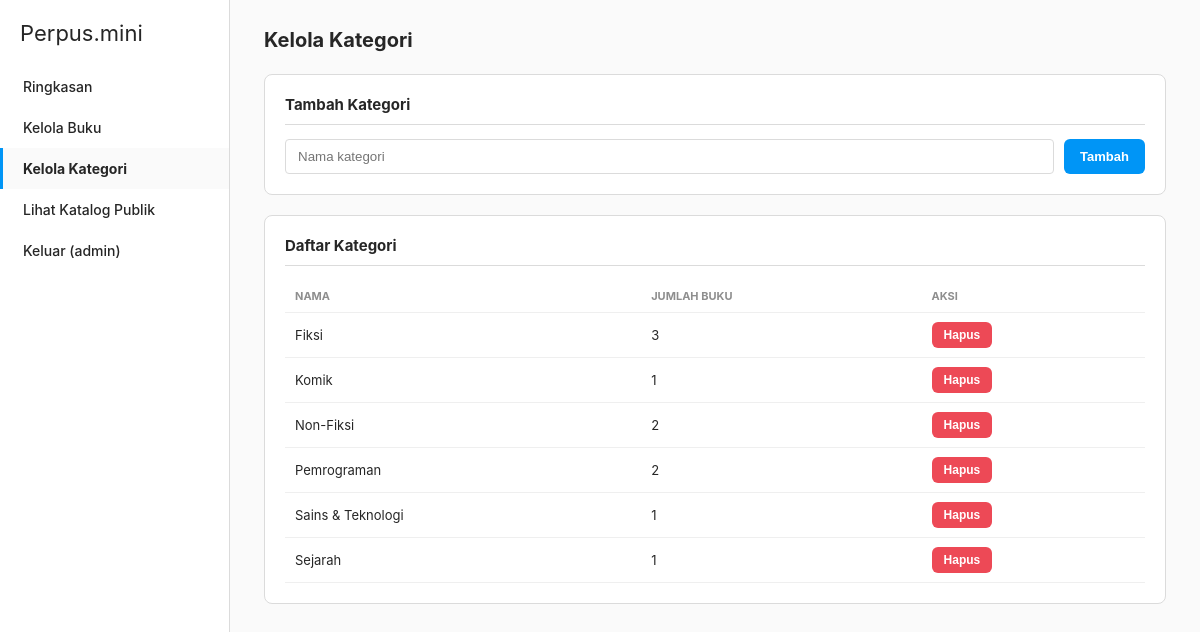
The app's page /admin/categories.php (signed in) with its own data.
### tables this page shows
CREATE TABLE categories (
    id INT AUTO_INCREMENT PRIMARY KEY,
    name VARCHAR(60) NOT NULL UNIQUE
);

### includes/functions.php (called while the page is built, shortened)
<?php
function e(?string $s): string { return htmlspecialchars($s ?? '', ENT_QUOTES, 'UTF-8'); }

### admin/categories.php (the view, shortened to what this page needs)
<?php
require_once __DIR__ . '/../includes/functions.php';
$pdo = db();
$categories = $pdo->query("SELECT c.*, (SELECT COUNT(*) FROM books b WHERE b.category_id = c.id) AS book_count FROM categories c ORDER BY c.name ASC")->fetchAll();
?>
<!DOCTYPE html>
<html lang="id">
<head>
<link rel="stylesheet" href="/assets/css/style.css">
</head>
<body>
<div class="admin-shell">
  <?php include __DIR__ . '/_sidebar.php'; ?>
  <div class="admin-main">
    <div class="admin-header"><h1>Kelola Kategori</h1></div>
    <div class="card">
      <h3>Tambah Kategori</h3>
      <form method="POST" style="display:flex; gap:10px;">
        <input type="text" name="name" placeholder="Nama kategori" required style="flex:1; padding:9px 12px; border:1px solid var(--ig-border); border-radius:4px;">
        <button type="submit" class="btn btn-primary">Tambah</button>
      </form>
    </div>
    <div class="card">
      <h3>Daftar Kategori</h3>
      <table>
        <thead><tr><th>Nama</th><th>Jumlah Buku</th><th>Aksi</th></tr></thead>
        <tbody>
        <?php foreach ($categories as $c): ?>
          <tr>
            <td><?= e($c['name']) ?></td>
            <td><?= (int)$c['book_count'] ?></td>
            <td>
              <form method="POST" style="display:inline;" onsubmit="return confirm('Hapus kategori ini?');">
                <button type="submit" class="btn btn-sm btn-danger">Hapus</button>
              </form>
            </td>
          </tr>
        <?php endforeach; ?>
        </tbody>
      </table>
    </div>
  </div>
</div>
</body>
</html>

### assets/css/style.css (style rules this page uses)
:root { --ig-bg: #fafafa; --ig-border: #dbdbdb; --ig-text: #262626; --ig-gray: #8e8e8e; --ig-blue: #0095f6; --ig-blue-dark: #1877f2; --ig-red: #ed4956; --ig-gradient: linear-gradient(45deg, #f9ce34, #ee2a7b, #6228d7); --radius: 8px; }
* { box-sizing: border-box; margin: 0; padding: 0; }
body { font-family: -apple-system, BlinkMacSystemFont, 'Segoe UI', Roboto, Helvetica, Arial, sans-serif; background: var(--ig-bg); color: var(--ig-text); }
.btn { display: inline-block; border: none; border-radius: 6px; padding: 9px 16px; font-weight: 600; font-size: 13px; cursor: pointer; text-decoration: none; text-align: center; }
.btn-primary { background: var(--ig-blue); color: #fff; }
.btn-danger { background: var(--ig-red); color: #fff; }
.btn-sm { padding: 6px 12px; font-size: 12px; }
.admin-shell { display: flex; min-height: 100vh; }
.admin-main { flex: 1; padding: 28px 34px; max-width: 1000px; }
.admin-header { display: flex; justify-content: space-between; align-items: center; margin-bottom: 22px; }
.admin-header h1 { font-size: 20px; }
.card { background: #fff; border: 1px solid var(--ig-border); border-radius: var(--radius); padding: 20px; margin-bottom: 20px; }
.card h3 { font-size: 15px; margin-bottom: 14px; padding-bottom: 10px; border-bottom: 1px solid var(--ig-border); }
table { width: 100%; border-collapse: collapse; }
table th, table td { text-align: left; padding: 9px 10px; font-size: 13px; border-bottom: 1px solid #efefef; }
table th { color: var(--ig-gray); font-size: 11px; text-transform: uppercase; }

### records on screen
categories: name "Fiksi", book_count "3"
categories: name "Komik", book_count "1"
categories: name "Non-Fiksi", book_count "2"
categories: name "Pemrograman", book_count "2"
categories: name "Sains & Teknologi", book_count "1"
categories: name "Sejarah", book_count "1"

### other values on screen
$admin['username'] "admin"
